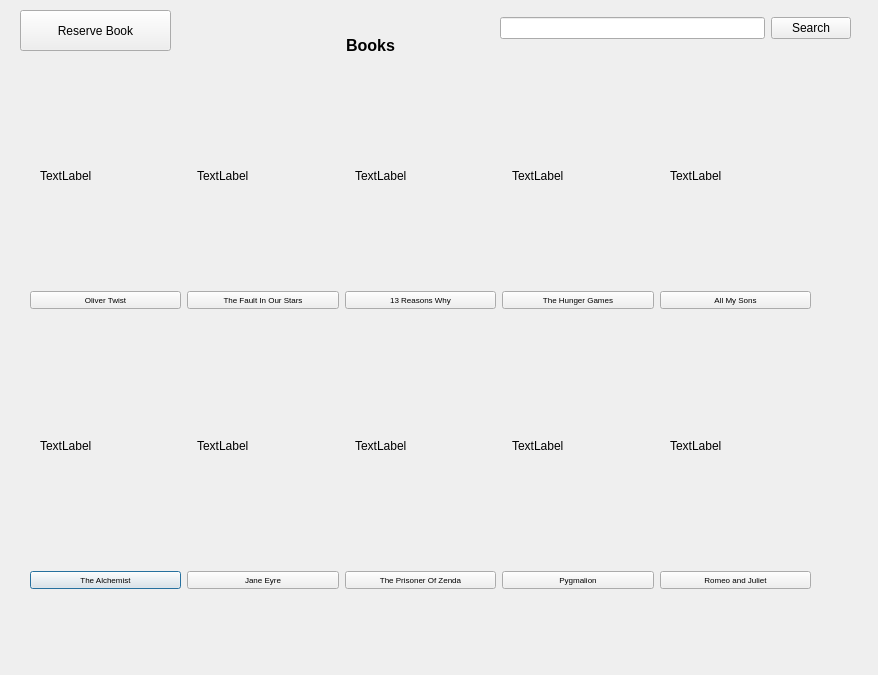
<?xml version="1.0" encoding="UTF-8"?>
<ui version="4.0">
 <class>books</class>
 <widget class="QDialog" name="books">
  <property name="geometry">
   <rect>
    <x>0</x>
    <y>0</y>
    <width>878</width>
    <height>675</height>
   </rect>
  </property>
  <property name="windowTitle">
   <string>Dialog</string>
  </property>
  <widget class="QLabel" name="label">
   <property name="geometry">
    <rect>
     <x>260</x>
     <y>20</y>
     <width>221</width>
     <height>51</height>
    </rect>
   </property>
   <property name="font">
    <font>
     <pointsize>12</pointsize>
     <weight>75</weight>
     <bold>true</bold>
    </font>
   </property>
   <property name="text">
    <string>&lt;html&gt;&lt;head/&gt;&lt;body&gt;&lt;p align=&quot;center&quot;&gt;&lt;span style=&quot; color:#000000;&quot;&gt;Books&lt;/span&gt;&lt;/p&gt;&lt;/body&gt;&lt;/html&gt;</string>
   </property>
  </widget>
  <widget class="QWidget" name="layoutWidget">
   <property name="geometry">
    <rect>
     <x>40</x>
     <y>350</y>
     <width>781</width>
     <height>191</height>
    </rect>
   </property>
   <layout class="QHBoxLayout" name="horizontalLayout_2">
    <item>
     <widget class="QLabel" name="book6">
      <property name="text">
       <string>TextLabel</string>
      </property>
     </widget>
    </item>
    <item>
     <widget class="QLabel" name="book7">
      <property name="text">
       <string>TextLabel</string>
      </property>
     </widget>
    </item>
    <item>
     <widget class="QLabel" name="book8">
      <property name="text">
       <string>TextLabel</string>
      </property>
     </widget>
    </item>
    <item>
     <widget class="QLabel" name="book9">
      <property name="text">
       <string>TextLabel</string>
      </property>
     </widget>
    </item>
    <item>
     <widget class="QLabel" name="book10">
      <property name="text">
       <string>TextLabel</string>
      </property>
     </widget>
    </item>
   </layout>
  </widget>
  <widget class="QWidget" name="layoutWidget_2">
   <property name="geometry">
    <rect>
     <x>30</x>
     <y>560</y>
     <width>781</width>
     <height>41</height>
    </rect>
   </property>
   <layout class="QHBoxLayout" name="horizontalLayout_4">
    <item>
     <widget class="QPushButton" name="pushButton_10">
      <property name="font">
       <font>
        <pointsize>6</pointsize>
       </font>
      </property>
      <property name="text">
       <string>The Alchemist</string>
      </property>
     </widget>
    </item>
    <item>
     <widget class="QPushButton" name="pushButton_6">
      <property name="font">
       <font>
        <pointsize>6</pointsize>
       </font>
      </property>
      <property name="text">
       <string>Jane Eyre</string>
      </property>
     </widget>
    </item>
    <item>
     <widget class="QPushButton" name="pushButton_7">
      <property name="font">
       <font>
        <pointsize>6</pointsize>
       </font>
      </property>
      <property name="text">
       <string>The Prisoner Of Zenda</string>
      </property>
     </widget>
    </item>
    <item>
     <widget class="QPushButton" name="pushButton_8">
      <property name="font">
       <font>
        <pointsize>6</pointsize>
       </font>
      </property>
      <property name="text">
       <string>Pygmalion</string>
      </property>
     </widget>
    </item>
    <item>
     <widget class="QPushButton" name="pushButton_9">
      <property name="font">
       <font>
        <pointsize>6</pointsize>
       </font>
      </property>
      <property name="text">
       <string>Romeo and Juliet</string>
      </property>
     </widget>
    </item>
   </layout>
  </widget>
  <widget class="QWidget" name="layoutWidget">
   <property name="geometry">
    <rect>
     <x>40</x>
     <y>90</y>
     <width>781</width>
     <height>171</height>
    </rect>
   </property>
   <layout class="QHBoxLayout" name="horizontalLayout">
    <item>
     <widget class="QLabel" name="book1">
      <property name="text">
       <string>TextLabel</string>
      </property>
     </widget>
    </item>
    <item>
     <widget class="QLabel" name="book2">
      <property name="text">
       <string>TextLabel</string>
      </property>
     </widget>
    </item>
    <item>
     <widget class="QLabel" name="book3">
      <property name="text">
       <string>TextLabel</string>
      </property>
     </widget>
    </item>
    <item>
     <widget class="QLabel" name="book4">
      <property name="text">
       <string>TextLabel</string>
      </property>
     </widget>
    </item>
    <item>
     <widget class="QLabel" name="book5">
      <property name="text">
       <string>TextLabel</string>
      </property>
     </widget>
    </item>
   </layout>
  </widget>
  <widget class="QWidget" name="layoutWidget">
   <property name="geometry">
    <rect>
     <x>30</x>
     <y>280</y>
     <width>781</width>
     <height>41</height>
    </rect>
   </property>
   <layout class="QHBoxLayout" name="horizontalLayout_3">
    <item>
     <widget class="QPushButton" name="pushButton_5">
      <property name="font">
       <font>
        <pointsize>6</pointsize>
       </font>
      </property>
      <property name="text">
       <string>Oliver Twist</string>
      </property>
     </widget>
    </item>
    <item>
     <widget class="QPushButton" name="pushButton">
      <property name="font">
       <font>
        <pointsize>6</pointsize>
       </font>
      </property>
      <property name="text">
       <string>The Fault In Our Stars</string>
      </property>
     </widget>
    </item>
    <item>
     <widget class="QPushButton" name="pushButton_2">
      <property name="font">
       <font>
        <pointsize>6</pointsize>
       </font>
      </property>
      <property name="text">
       <string>13 Reasons Why</string>
      </property>
     </widget>
    </item>
    <item>
     <widget class="QPushButton" name="pushButton_3">
      <property name="font">
       <font>
        <pointsize>6</pointsize>
       </font>
      </property>
      <property name="text">
       <string>The Hunger Games</string>
      </property>
     </widget>
    </item>
    <item>
     <widget class="QPushButton" name="pushButton_4">
      <property name="font">
       <font>
        <pointsize>6</pointsize>
       </font>
      </property>
      <property name="text">
       <string>All My Sons</string>
      </property>
     </widget>
    </item>
   </layout>
  </widget>
  <widget class="QPushButton" name="pushButton_11">
   <property name="geometry">
    <rect>
     <x>20</x>
     <y>10</y>
     <width>151</width>
     <height>41</height>
    </rect>
   </property>
   <property name="text">
    <string>Reserve Book</string>
   </property>
  </widget>
  <widget class="QLabel" name="message">
   <property name="geometry">
    <rect>
     <x>520</x>
     <y>50</y>
     <width>191</width>
     <height>21</height>
    </rect>
   </property>
   <property name="font">
    <font>
     <weight>75</weight>
     <bold>true</bold>
    </font>
   </property>
   <property name="text">
    <string>&lt;html&gt;&lt;head/&gt;&lt;body&gt;&lt;p align=&quot;center&quot;&gt;&lt;br/&gt;&lt;/p&gt;&lt;/body&gt;&lt;/html&gt;</string>
   </property>
  </widget>
  <widget class="QWidget" name="">
   <property name="geometry">
    <rect>
     <x>500</x>
     <y>10</y>
     <width>351</width>
     <height>36</height>
    </rect>
   </property>
   <layout class="QHBoxLayout" name="horizontalLayout_5">
    <item>
     <widget class="QLineEdit" name="search"/>
    </item>
    <item>
     <widget class="QPushButton" name="pushButton_12">
      <property name="text">
       <string>Search</string>
      </property>
     </widget>
    </item>
   </layout>
  </widget>
 </widget>
 <resources/>
 <connections/>
</ui>
